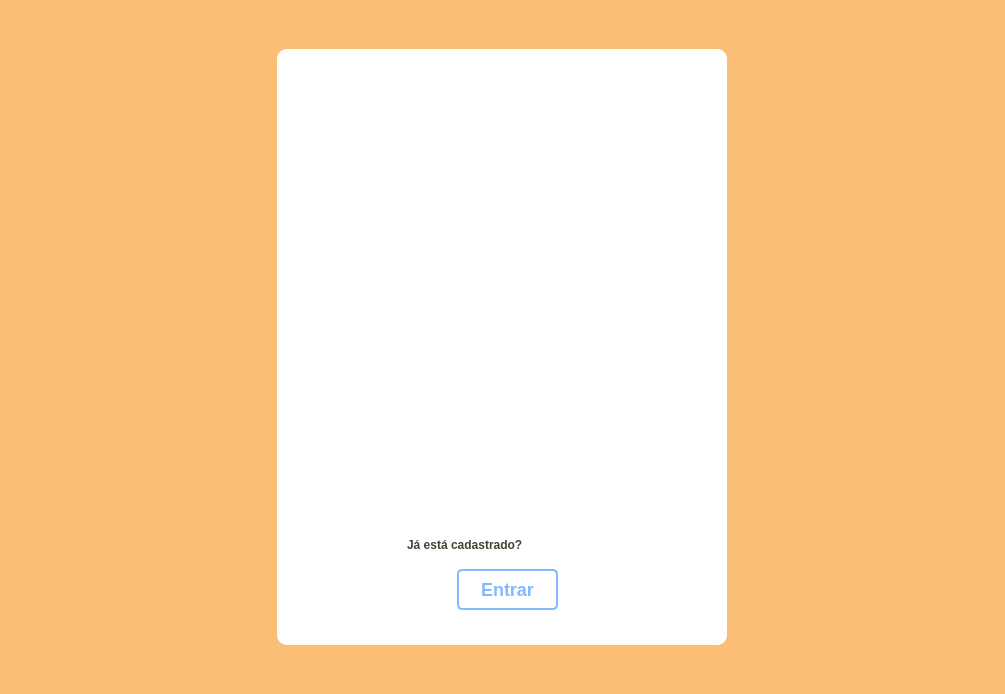
<?xml version="1.0" encoding="UTF-8"?>
<ui version="4.0">
 <class>TelaInicial</class>
 <widget class="QMainWindow" name="TelaInicial">
  <property name="geometry">
   <rect>
    <x>0</x>
    <y>0</y>
    <width>1005</width>
    <height>694</height>
   </rect>
  </property>
  <property name="windowTitle">
   <string>GoldCoins</string>
  </property>
  <widget class="QWidget" name="centralwidget">
   <layout class="QVBoxLayout" name="verticalLayout">
    <property name="spacing">
     <number>0</number>
    </property>
    <property name="leftMargin">
     <number>0</number>
    </property>
    <property name="topMargin">
     <number>0</number>
    </property>
    <property name="rightMargin">
     <number>0</number>
    </property>
    <property name="bottomMargin">
     <number>0</number>
    </property>
    <item>
     <widget class="QFrame" name="top">
      <property name="maximumSize">
       <size>
        <width>16777215</width>
        <height>40</height>
       </size>
      </property>
      <property name="styleSheet">
       <string notr="true">background-color: rgb(251, 190, 119);</string>
      </property>
      <property name="frameShape">
       <enum>QFrame::NoFrame</enum>
      </property>
      <property name="frameShadow">
       <enum>QFrame::Raised</enum>
      </property>
     </widget>
    </item>
    <item>
     <widget class="QFrame" name="container">
      <property name="styleSheet">
       <string notr="true">background-color: rgb(251, 190, 119);</string>
      </property>
      <property name="frameShape">
       <enum>QFrame::NoFrame</enum>
      </property>
      <property name="frameShadow">
       <enum>QFrame::Raised</enum>
      </property>
      <layout class="QHBoxLayout" name="horizontalLayout">
       <item>
        <widget class="QFrame" name="main">
         <property name="maximumSize">
          <size>
           <width>450</width>
           <height>650</height>
          </size>
         </property>
         <property name="styleSheet">
          <string notr="true">background-color: rgb(255, 255, 255); border-radius: 10px;</string>
         </property>
         <property name="frameShape">
          <enum>QFrame::StyledPanel</enum>
         </property>
         <property name="frameShadow">
          <enum>QFrame::Raised</enum>
         </property>
         <widget class="QPushButton" name="StartButton">
          <property name="geometry">
           <rect>
            <x>125</x>
            <y>320</y>
            <width>201</width>
            <height>71</height>
           </rect>
          </property>
          <property name="maximumSize">
           <size>
            <width>201</width>
            <height>75</height>
           </size>
          </property>
          <property name="cursor">
           <cursorShape>PointingHandCursor</cursorShape>
          </property>
          <property name="styleSheet">
           <string notr="true">QPushButton {
	
	background-image: url(:/Botoes/BotaoStart.png);
	background-repeat: norepeat;
}

QPushButton:hover {
	
	background-image: url(:/Botoes/BotaoStart2.png);
	background-repeat: norepeat;
}

</string>
          </property>
          <property name="text">
           <string/>
          </property>
         </widget>
         <widget class="QFrame" name="Logo">
          <property name="geometry">
           <rect>
            <x>80</x>
            <y>70</y>
            <width>291</width>
            <height>201</height>
           </rect>
          </property>
          <property name="maximumSize">
           <size>
            <width>291</width>
            <height>201</height>
           </size>
          </property>
          <property name="styleSheet">
           <string notr="true">background-repeat: norepeat;
background-image: url(:/Logo/IconeGoldCoins.png);</string>
          </property>
          <property name="frameShape">
           <enum>QFrame::StyledPanel</enum>
          </property>
          <property name="frameShadow">
           <enum>QFrame::Raised</enum>
          </property>
         </widget>
         <widget class="QLabel" name="label_12">
          <property name="geometry">
           <rect>
            <x>130</x>
            <y>480</y>
            <width>201</width>
            <height>31</height>
           </rect>
          </property>
          <property name="maximumSize">
           <size>
            <width>201</width>
            <height>31</height>
           </size>
          </property>
          <property name="styleSheet">
           <string notr="true">font: 12pt &quot;MS Shell Dlg 2&quot;;
color: rgb(72, 63, 51);
font-weight: bold;</string>
          </property>
          <property name="text">
           <string>Já está cadastrado?</string>
          </property>
         </widget>
         <widget class="QPushButton" name="LoginButton">
          <property name="geometry">
           <rect>
            <x>180</x>
            <y>520</y>
            <width>101</width>
            <height>41</height>
           </rect>
          </property>
          <property name="cursor">
           <cursorShape>PointingHandCursor</cursorShape>
          </property>
          <property name="styleSheet">
           <string notr="true">QPushButton {
background-color: #fff;
color: #81BAFD;
border-radius: 5px;
border: 2px solid #81BAFD;
font-weight: bold;
font-size: 18px;
}

</string>
          </property>
          <property name="text">
           <string>Entrar</string>
          </property>
         </widget>
        </widget>
       </item>
      </layout>
     </widget>
    </item>
    <item>
     <widget class="QFrame" name="bot">
      <property name="maximumSize">
       <size>
        <width>16777215</width>
        <height>40</height>
       </size>
      </property>
      <property name="styleSheet">
       <string notr="true">background-color: rgb(251, 190, 119);</string>
      </property>
      <property name="frameShape">
       <enum>QFrame::NoFrame</enum>
      </property>
      <property name="frameShadow">
       <enum>QFrame::Raised</enum>
      </property>
     </widget>
    </item>
   </layout>
  </widget>
 </widget>
 <resources>
  <include location="Imagens/images.qrc"/>
 </resources>
 <connections/>
</ui>
